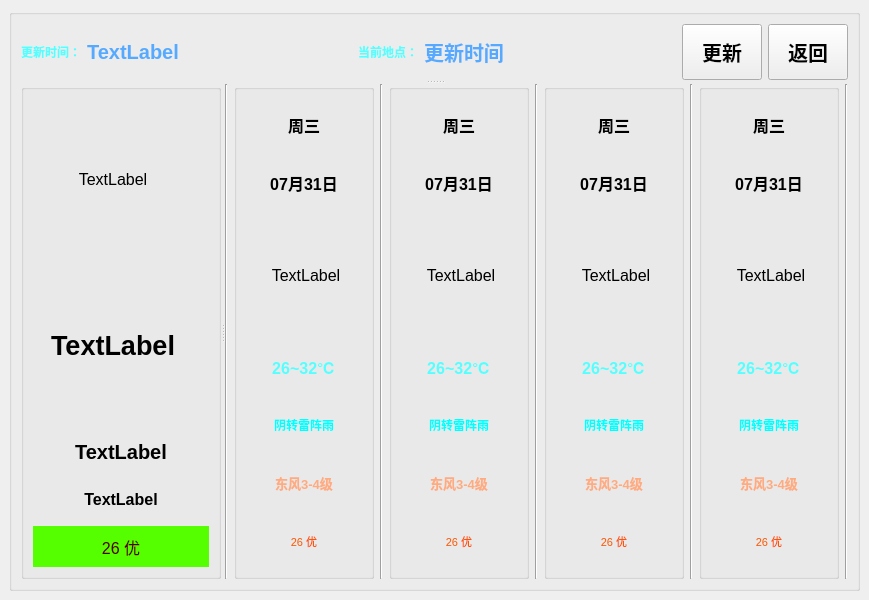
<?xml version="1.0" encoding="UTF-8"?>
<ui version="4.0">
 <class>Weather</class>
 <widget class="QMainWindow" name="Weather">
  <property name="geometry">
   <rect>
    <x>0</x>
    <y>0</y>
    <width>800</width>
    <height>600</height>
   </rect>
  </property>
  <property name="windowTitle">
   <string>MainWindow</string>
  </property>
  <widget class="QWidget" name="centralwidget">
   <layout class="QVBoxLayout" name="verticalLayout_6">
    <item>
     <widget class="QGroupBox" name="groupBox_Total">
      <property name="autoFillBackground">
       <bool>true</bool>
      </property>
      <property name="styleSheet">
       <string notr="true"/>
      </property>
      <property name="title">
       <string/>
      </property>
      <layout class="QVBoxLayout" name="verticalLayout_7">
       <item>
        <widget class="QSplitter" name="splitter_2">
         <property name="orientation">
          <enum>Qt::Vertical</enum>
         </property>
         <widget class="QWidget" name="horizontalLayoutWidget_2">
          <layout class="QHBoxLayout" name="horizontalLayout_2">
           <item>
            <widget class="QLabel" name="label">
             <property name="sizePolicy">
              <sizepolicy hsizetype="Minimum" vsizetype="Preferred">
               <horstretch>0</horstretch>
               <verstretch>0</verstretch>
              </sizepolicy>
             </property>
             <property name="maximumSize">
              <size>
               <width>80</width>
               <height>16777215</height>
              </size>
             </property>
             <property name="font">
              <font>
               <weight>75</weight>
               <bold>true</bold>
              </font>
             </property>
             <property name="styleSheet">
              <string>color: rgb(85, 255, 255);</string>
             </property>
             <property name="text">
              <string>更新时间：</string>
             </property>
            </widget>
           </item>
           <item>
            <widget class="QLabel" name="label_Time">
             <property name="sizePolicy">
              <sizepolicy hsizetype="Preferred" vsizetype="MinimumExpanding">
               <horstretch>0</horstretch>
               <verstretch>0</verstretch>
              </sizepolicy>
             </property>
             <property name="font">
              <font>
               <pointsize>15</pointsize>
               <weight>75</weight>
               <bold>true</bold>
              </font>
             </property>
             <property name="styleSheet">
              <string notr="true">color: rgb(85, 170, 255);</string>
             </property>
             <property name="text">
              <string>TextLabel</string>
             </property>
             <property name="alignment">
              <set>Qt::AlignCenter</set>
             </property>
            </widget>
           </item>
           <item>
            <spacer name="horizontalSpacer">
             <property name="orientation">
              <enum>Qt::Horizontal</enum>
             </property>
             <property name="sizeHint" stdset="0">
              <size>
               <width>40</width>
               <height>20</height>
              </size>
             </property>
            </spacer>
           </item>
           <item>
            <widget class="QLabel" name="label_37">
             <property name="maximumSize">
              <size>
               <width>80</width>
               <height>16777215</height>
              </size>
             </property>
             <property name="font">
              <font>
               <weight>75</weight>
               <bold>true</bold>
              </font>
             </property>
             <property name="styleSheet">
              <string>color: rgb(85, 255, 255);</string>
             </property>
             <property name="text">
              <string>当前地点：</string>
             </property>
            </widget>
           </item>
           <item>
            <widget class="QLabel" name="label_location">
             <property name="font">
              <font>
               <pointsize>15</pointsize>
               <weight>75</weight>
               <bold>true</bold>
              </font>
             </property>
             <property name="styleSheet">
              <string notr="true">color: rgb(85, 170, 255);</string>
             </property>
             <property name="text">
              <string>更新时间</string>
             </property>
             <property name="alignment">
              <set>Qt::AlignCenter</set>
             </property>
            </widget>
           </item>
           <item>
            <spacer name="horizontalSpacer_2">
             <property name="orientation">
              <enum>Qt::Horizontal</enum>
             </property>
             <property name="sizeHint" stdset="0">
              <size>
               <width>40</width>
               <height>20</height>
              </size>
             </property>
            </spacer>
           </item>
           <item>
            <widget class="QPushButton" name="pushButton">
             <property name="sizePolicy">
              <sizepolicy hsizetype="Minimum" vsizetype="Expanding">
               <horstretch>0</horstretch>
               <verstretch>0</verstretch>
              </sizepolicy>
             </property>
             <property name="minimumSize">
              <size>
               <width>50</width>
               <height>50</height>
              </size>
             </property>
             <property name="font">
              <font>
               <pointsize>15</pointsize>
               <weight>75</weight>
               <bold>true</bold>
              </font>
             </property>
             <property name="text">
              <string>更新</string>
             </property>
            </widget>
           </item>
           <item>
            <widget class="QPushButton" name="pushButton_2">
             <property name="sizePolicy">
              <sizepolicy hsizetype="Minimum" vsizetype="Expanding">
               <horstretch>0</horstretch>
               <verstretch>0</verstretch>
              </sizepolicy>
             </property>
             <property name="font">
              <font>
               <pointsize>15</pointsize>
               <weight>75</weight>
               <bold>true</bold>
              </font>
             </property>
             <property name="text">
              <string>返回</string>
             </property>
            </widget>
           </item>
          </layout>
         </widget>
         <widget class="QSplitter" name="splitter">
          <property name="orientation">
           <enum>Qt::Horizontal</enum>
          </property>
          <widget class="QGroupBox" name="groupBox_5">
           <property name="minimumSize">
            <size>
             <width>200</width>
             <height>0</height>
            </size>
           </property>
           <property name="maximumSize">
            <size>
             <width>160</width>
             <height>16777215</height>
            </size>
           </property>
           <property name="title">
            <string/>
           </property>
           <layout class="QVBoxLayout" name="verticalLayout_5">
            <item>
             <widget class="QLabel" name="label_now_img">
              <property name="sizePolicy">
               <sizepolicy hsizetype="Fixed" vsizetype="Fixed">
                <horstretch>0</horstretch>
                <verstretch>0</verstretch>
               </sizepolicy>
              </property>
              <property name="minimumSize">
               <size>
                <width>160</width>
                <height>160</height>
               </size>
              </property>
              <property name="font">
               <font>
                <pointsize>12</pointsize>
               </font>
              </property>
              <property name="layoutDirection">
               <enum>Qt::LeftToRight</enum>
              </property>
              <property name="text">
               <string>TextLabel</string>
              </property>
              <property name="alignment">
               <set>Qt::AlignCenter</set>
              </property>
             </widget>
            </item>
            <item>
             <widget class="QLabel" name="label_now_tmp">
              <property name="sizePolicy">
               <sizepolicy hsizetype="Fixed" vsizetype="Fixed">
                <horstretch>0</horstretch>
                <verstretch>0</verstretch>
               </sizepolicy>
              </property>
              <property name="minimumSize">
               <size>
                <width>160</width>
                <height>160</height>
               </size>
              </property>
              <property name="font">
               <font>
                <pointsize>20</pointsize>
                <weight>75</weight>
                <bold>true</bold>
               </font>
              </property>
              <property name="layoutDirection">
               <enum>Qt::LeftToRight</enum>
              </property>
              <property name="styleSheet">
               <string notr="true">background-image: url(:/img/Weather/images/tmp.png);</string>
              </property>
              <property name="text">
               <string>TextLabel</string>
              </property>
              <property name="alignment">
               <set>Qt::AlignCenter</set>
              </property>
             </widget>
            </item>
            <item>
             <widget class="QLabel" name="label_now_des">
              <property name="font">
               <font>
                <pointsize>15</pointsize>
                <weight>75</weight>
                <bold>true</bold>
               </font>
              </property>
              <property name="styleSheet">
               <string>background-color: argb(170, 255, 255,0);</string>
              </property>
              <property name="text">
               <string>TextLabel</string>
              </property>
              <property name="alignment">
               <set>Qt::AlignCenter</set>
              </property>
             </widget>
            </item>
            <item>
             <widget class="QLabel" name="label_now_win">
              <property name="font">
               <font>
                <pointsize>12</pointsize>
                <weight>75</weight>
                <bold>true</bold>
               </font>
              </property>
              <property name="styleSheet">
               <string>background-color: argb(170, 255, 255,0);</string>
              </property>
              <property name="text">
               <string>TextLabel</string>
              </property>
              <property name="alignment">
               <set>Qt::AlignCenter</set>
              </property>
             </widget>
            </item>
            <item>
             <widget class="QLabel" name="label_now_winSpeed">
              <property name="font">
               <font>
                <pointsize>12</pointsize>
               </font>
              </property>
              <property name="styleSheet">
               <string notr="true">background-color: rgb(85, 255, 0);
color: rgb(85, 0, 0);</string>
              </property>
              <property name="text">
               <string>26 优</string>
              </property>
              <property name="alignment">
               <set>Qt::AlignCenter</set>
              </property>
             </widget>
            </item>
           </layout>
          </widget>
          <widget class="QWidget" name="horizontalLayoutWidget">
           <layout class="QHBoxLayout" name="horizontalLayout">
            <item>
             <widget class="Line" name="line_5">
              <property name="orientation">
               <enum>Qt::Vertical</enum>
              </property>
             </widget>
            </item>
            <item>
             <widget class="QGroupBox" name="groupBox_4">
              <property name="maximumSize">
               <size>
                <width>140</width>
                <height>16777215</height>
               </size>
              </property>
              <property name="layoutDirection">
               <enum>Qt::LeftToRight</enum>
              </property>
              <property name="title">
               <string/>
              </property>
              <property name="alignment">
               <set>Qt::AlignCenter</set>
              </property>
              <layout class="QVBoxLayout" name="verticalLayout_4">
               <item>
                <widget class="QLabel" name="label_day1_week">
                 <property name="font">
                  <font>
                   <pointsize>12</pointsize>
                   <weight>75</weight>
                   <bold>true</bold>
                  </font>
                 </property>
                 <property name="styleSheet">
                  <string notr="true">background-color: argb(85, 255, 127,0);</string>
                 </property>
                 <property name="text">
                  <string>周三</string>
                 </property>
                 <property name="alignment">
                  <set>Qt::AlignCenter</set>
                 </property>
                </widget>
               </item>
               <item>
                <widget class="QLabel" name="label_day1_data">
                 <property name="font">
                  <font>
                   <pointsize>12</pointsize>
                   <weight>75</weight>
                   <bold>true</bold>
                  </font>
                 </property>
                 <property name="styleSheet">
                  <string notr="true">background-color: argb(85, 255, 127,0);</string>
                 </property>
                 <property name="text">
                  <string>07月31日</string>
                 </property>
                 <property name="alignment">
                  <set>Qt::AlignCenter</set>
                 </property>
                </widget>
               </item>
               <item>
                <widget class="QLabel" name="label_day1_img">
                 <property name="sizePolicy">
                  <sizepolicy hsizetype="Fixed" vsizetype="Fixed">
                   <horstretch>0</horstretch>
                   <verstretch>0</verstretch>
                  </sizepolicy>
                 </property>
                 <property name="minimumSize">
                  <size>
                   <width>120</width>
                   <height>120</height>
                  </size>
                 </property>
                 <property name="font">
                  <font>
                   <pointsize>12</pointsize>
                  </font>
                 </property>
                 <property name="layoutDirection">
                  <enum>Qt::LeftToRight</enum>
                 </property>
                 <property name="text">
                  <string>TextLabel</string>
                 </property>
                 <property name="alignment">
                  <set>Qt::AlignCenter</set>
                 </property>
                </widget>
               </item>
               <item>
                <widget class="QLabel" name="label_day1_tmp">
                 <property name="font">
                  <font>
                   <pointsize>12</pointsize>
                   <weight>75</weight>
                   <bold>true</bold>
                  </font>
                 </property>
                 <property name="styleSheet">
                  <string notr="true">color: rgb(85, 255, 255);</string>
                 </property>
                 <property name="text">
                  <string>26~32℃</string>
                 </property>
                 <property name="alignment">
                  <set>Qt::AlignCenter</set>
                 </property>
                </widget>
               </item>
               <item>
                <widget class="QLabel" name="label_day1_des">
                 <property name="font">
                  <font>
                   <pointsize>9</pointsize>
                   <weight>75</weight>
                   <bold>true</bold>
                  </font>
                 </property>
                 <property name="styleSheet">
                  <string notr="true">color: rgb(0, 255, 255);</string>
                 </property>
                 <property name="text">
                  <string>阴转雷阵雨</string>
                 </property>
                 <property name="alignment">
                  <set>Qt::AlignCenter</set>
                 </property>
                </widget>
               </item>
               <item>
                <widget class="QLabel" name="label_day1_win">
                 <property name="font">
                  <font>
                   <pointsize>10</pointsize>
                   <weight>75</weight>
                   <bold>true</bold>
                  </font>
                 </property>
                 <property name="styleSheet">
                  <string notr="true">color: rgb(255, 170, 127);</string>
                 </property>
                 <property name="text">
                  <string>东风3-4级</string>
                 </property>
                 <property name="alignment">
                  <set>Qt::AlignCenter</set>
                 </property>
                </widget>
               </item>
               <item>
                <widget class="QLabel" name="label_day1_winSpeed">
                 <property name="font">
                  <font>
                   <pointsize>8</pointsize>
                  </font>
                 </property>
                 <property name="styleSheet">
                  <string notr="true">background-color: argb(255, 170, 127,150);
color: rgb(255, 85, 0);</string>
                 </property>
                 <property name="text">
                  <string>26 优</string>
                 </property>
                 <property name="alignment">
                  <set>Qt::AlignCenter</set>
                 </property>
                </widget>
               </item>
              </layout>
             </widget>
            </item>
            <item>
             <widget class="Line" name="line">
              <property name="orientation">
               <enum>Qt::Vertical</enum>
              </property>
             </widget>
            </item>
            <item>
             <widget class="QGroupBox" name="groupBox_3">
              <property name="maximumSize">
               <size>
                <width>140</width>
                <height>16777215</height>
               </size>
              </property>
              <property name="layoutDirection">
               <enum>Qt::LeftToRight</enum>
              </property>
              <property name="title">
               <string/>
              </property>
              <property name="alignment">
               <set>Qt::AlignCenter</set>
              </property>
              <layout class="QVBoxLayout" name="verticalLayout_3">
               <item>
                <widget class="QLabel" name="label_day2_week">
                 <property name="font">
                  <font>
                   <pointsize>12</pointsize>
                   <weight>75</weight>
                   <bold>true</bold>
                  </font>
                 </property>
                 <property name="styleSheet">
                  <string notr="true">background-color: argb(85, 255, 127,0);</string>
                 </property>
                 <property name="text">
                  <string>周三</string>
                 </property>
                 <property name="alignment">
                  <set>Qt::AlignCenter</set>
                 </property>
                </widget>
               </item>
               <item>
                <widget class="QLabel" name="label_day2_data">
                 <property name="font">
                  <font>
                   <pointsize>12</pointsize>
                   <weight>75</weight>
                   <bold>true</bold>
                  </font>
                 </property>
                 <property name="styleSheet">
                  <string notr="true">background-color: argb(85, 255, 127,0);</string>
                 </property>
                 <property name="text">
                  <string>07月31日</string>
                 </property>
                 <property name="alignment">
                  <set>Qt::AlignCenter</set>
                 </property>
                </widget>
               </item>
               <item>
                <widget class="QLabel" name="label_day2_img">
                 <property name="sizePolicy">
                  <sizepolicy hsizetype="Fixed" vsizetype="Fixed">
                   <horstretch>0</horstretch>
                   <verstretch>0</verstretch>
                  </sizepolicy>
                 </property>
                 <property name="minimumSize">
                  <size>
                   <width>120</width>
                   <height>120</height>
                  </size>
                 </property>
                 <property name="font">
                  <font>
                   <pointsize>12</pointsize>
                  </font>
                 </property>
                 <property name="layoutDirection">
                  <enum>Qt::LeftToRight</enum>
                 </property>
                 <property name="text">
                  <string>TextLabel</string>
                 </property>
                 <property name="alignment">
                  <set>Qt::AlignCenter</set>
                 </property>
                </widget>
               </item>
               <item>
                <widget class="QLabel" name="label_day2_tmp">
                 <property name="font">
                  <font>
                   <pointsize>12</pointsize>
                   <weight>75</weight>
                   <bold>true</bold>
                  </font>
                 </property>
                 <property name="styleSheet">
                  <string notr="true">color: rgb(85, 255, 255);</string>
                 </property>
                 <property name="text">
                  <string>26~32℃</string>
                 </property>
                 <property name="alignment">
                  <set>Qt::AlignCenter</set>
                 </property>
                </widget>
               </item>
               <item>
                <widget class="QLabel" name="label_day2_des">
                 <property name="font">
                  <font>
                   <pointsize>9</pointsize>
                   <weight>75</weight>
                   <bold>true</bold>
                  </font>
                 </property>
                 <property name="styleSheet">
                  <string notr="true">color: rgb(0, 255, 255);</string>
                 </property>
                 <property name="text">
                  <string>阴转雷阵雨</string>
                 </property>
                 <property name="alignment">
                  <set>Qt::AlignCenter</set>
                 </property>
                </widget>
               </item>
               <item>
                <widget class="QLabel" name="label_day2_win">
                 <property name="font">
                  <font>
                   <pointsize>10</pointsize>
                   <weight>75</weight>
                   <bold>true</bold>
                  </font>
                 </property>
                 <property name="styleSheet">
                  <string notr="true">color: rgb(255, 170, 127);</string>
                 </property>
                 <property name="text">
                  <string>东风3-4级</string>
                 </property>
                 <property name="alignment">
                  <set>Qt::AlignCenter</set>
                 </property>
                </widget>
               </item>
               <item>
                <widget class="QLabel" name="label_day2_winSpeed">
                 <property name="font">
                  <font>
                   <pointsize>8</pointsize>
                  </font>
                 </property>
                 <property name="styleSheet">
                  <string notr="true">background-color: argb(255, 170, 127,150);
color: rgb(255, 85, 0);</string>
                 </property>
                 <property name="text">
                  <string>26 优</string>
                 </property>
                 <property name="alignment">
                  <set>Qt::AlignCenter</set>
                 </property>
                </widget>
               </item>
              </layout>
             </widget>
            </item>
            <item>
             <widget class="Line" name="line_2">
              <property name="orientation">
               <enum>Qt::Vertical</enum>
              </property>
             </widget>
            </item>
            <item>
             <widget class="QGroupBox" name="groupBox_2">
              <property name="maximumSize">
               <size>
                <width>140</width>
                <height>16777215</height>
               </size>
              </property>
              <property name="layoutDirection">
               <enum>Qt::LeftToRight</enum>
              </property>
              <property name="title">
               <string/>
              </property>
              <property name="alignment">
               <set>Qt::AlignCenter</set>
              </property>
              <layout class="QVBoxLayout" name="verticalLayout_2">
               <item>
                <widget class="QLabel" name="label_day3_week">
                 <property name="font">
                  <font>
                   <pointsize>12</pointsize>
                   <weight>75</weight>
                   <bold>true</bold>
                  </font>
                 </property>
                 <property name="styleSheet">
                  <string notr="true">background-color: argb(85, 255, 127,0);</string>
                 </property>
                 <property name="text">
                  <string>周三</string>
                 </property>
                 <property name="alignment">
                  <set>Qt::AlignCenter</set>
                 </property>
                </widget>
               </item>
               <item>
                <widget class="QLabel" name="label_day3_data">
                 <property name="font">
                  <font>
                   <pointsize>12</pointsize>
                   <weight>75</weight>
                   <bold>true</bold>
                  </font>
                 </property>
                 <property name="styleSheet">
                  <string notr="true">background-color: argb(85, 255, 127,0);</string>
                 </property>
                 <property name="text">
                  <string>07月31日</string>
                 </property>
                 <property name="alignment">
                  <set>Qt::AlignCenter</set>
                 </property>
                </widget>
               </item>
               <item>
                <widget class="QLabel" name="label_day3_img">
                 <property name="sizePolicy">
                  <sizepolicy hsizetype="Fixed" vsizetype="Fixed">
                   <horstretch>0</horstretch>
                   <verstretch>0</verstretch>
                  </sizepolicy>
                 </property>
                 <property name="minimumSize">
                  <size>
                   <width>120</width>
                   <height>120</height>
                  </size>
                 </property>
                 <property name="font">
                  <font>
                   <pointsize>12</pointsize>
                  </font>
                 </property>
                 <property name="layoutDirection">
                  <enum>Qt::LeftToRight</enum>
                 </property>
                 <property name="text">
                  <string>TextLabel</string>
                 </property>
                 <property name="alignment">
                  <set>Qt::AlignCenter</set>
                 </property>
                </widget>
               </item>
               <item>
                <widget class="QLabel" name="label_day3_tmp">
                 <property name="font">
                  <font>
                   <pointsize>12</pointsize>
                   <weight>75</weight>
                   <bold>true</bold>
                  </font>
                 </property>
                 <property name="styleSheet">
                  <string notr="true">color: rgb(85, 255, 255);</string>
                 </property>
                 <property name="text">
                  <string>26~32℃</string>
                 </property>
                 <property name="alignment">
                  <set>Qt::AlignCenter</set>
                 </property>
                </widget>
               </item>
               <item>
                <widget class="QLabel" name="label_day3_des">
                 <property name="font">
                  <font>
                   <pointsize>9</pointsize>
                   <weight>75</weight>
                   <bold>true</bold>
                  </font>
                 </property>
                 <property name="styleSheet">
                  <string notr="true">color: rgb(0, 255, 255);</string>
                 </property>
                 <property name="text">
                  <string>阴转雷阵雨</string>
                 </property>
                 <property name="alignment">
                  <set>Qt::AlignCenter</set>
                 </property>
                </widget>
               </item>
               <item>
                <widget class="QLabel" name="label_day3_win">
                 <property name="font">
                  <font>
                   <pointsize>10</pointsize>
                   <weight>75</weight>
                   <bold>true</bold>
                  </font>
                 </property>
                 <property name="styleSheet">
                  <string notr="true">color: rgb(255, 170, 127);</string>
                 </property>
                 <property name="text">
                  <string>东风3-4级</string>
                 </property>
                 <property name="alignment">
                  <set>Qt::AlignCenter</set>
                 </property>
                </widget>
               </item>
               <item>
                <widget class="QLabel" name="label_day3_winSpeed">
                 <property name="font">
                  <font>
                   <pointsize>8</pointsize>
                  </font>
                 </property>
                 <property name="styleSheet">
                  <string notr="true">background-color: argb(255, 170, 127,150);
color: rgb(255, 85, 0);</string>
                 </property>
                 <property name="text">
                  <string>26 优</string>
                 </property>
                 <property name="alignment">
                  <set>Qt::AlignCenter</set>
                 </property>
                </widget>
               </item>
              </layout>
             </widget>
            </item>
            <item>
             <widget class="Line" name="line_3">
              <property name="orientation">
               <enum>Qt::Vertical</enum>
              </property>
             </widget>
            </item>
            <item>
             <widget class="QGroupBox" name="groupBox">
              <property name="maximumSize">
               <size>
                <width>140</width>
                <height>16777215</height>
               </size>
              </property>
              <property name="layoutDirection">
               <enum>Qt::LeftToRight</enum>
              </property>
              <property name="title">
               <string/>
              </property>
              <property name="alignment">
               <set>Qt::AlignCenter</set>
              </property>
              <layout class="QVBoxLayout" name="verticalLayout">
               <item>
                <widget class="QLabel" name="label_day4_week">
                 <property name="font">
                  <font>
                   <pointsize>12</pointsize>
                   <weight>75</weight>
                   <bold>true</bold>
                  </font>
                 </property>
                 <property name="styleSheet">
                  <string notr="true">background-color: argb(85, 255, 127,0);</string>
                 </property>
                 <property name="text">
                  <string>周三</string>
                 </property>
                 <property name="alignment">
                  <set>Qt::AlignCenter</set>
                 </property>
                </widget>
               </item>
               <item>
                <widget class="QLabel" name="label_day4_data">
                 <property name="font">
                  <font>
                   <pointsize>12</pointsize>
                   <weight>75</weight>
                   <bold>true</bold>
                  </font>
                 </property>
                 <property name="styleSheet">
                  <string notr="true">background-color: argb(85, 255, 127,0);</string>
                 </property>
                 <property name="text">
                  <string>07月31日</string>
                 </property>
                 <property name="alignment">
                  <set>Qt::AlignCenter</set>
                 </property>
                </widget>
               </item>
               <item>
                <widget class="QLabel" name="label_day4_img">
                 <property name="sizePolicy">
                  <sizepolicy hsizetype="Fixed" vsizetype="Fixed">
                   <horstretch>0</horstretch>
                   <verstretch>0</verstretch>
                  </sizepolicy>
                 </property>
                 <property name="minimumSize">
                  <size>
                   <width>120</width>
                   <height>120</height>
                  </size>
                 </property>
                 <property name="font">
                  <font>
                   <pointsize>12</pointsize>
                  </font>
                 </property>
                 <property name="layoutDirection">
                  <enum>Qt::LeftToRight</enum>
                 </property>
                 <property name="text">
                  <string>TextLabel</string>
                 </property>
                 <property name="alignment">
                  <set>Qt::AlignCenter</set>
                 </property>
                </widget>
               </item>
               <item>
                <widget class="QLabel" name="label_day4_tmp">
                 <property name="font">
                  <font>
                   <pointsize>12</pointsize>
                   <weight>75</weight>
                   <bold>true</bold>
                  </font>
                 </property>
                 <property name="styleSheet">
                  <string notr="true">color: rgb(85, 255, 255);</string>
                 </property>
                 <property name="text">
                  <string>26~32℃</string>
                 </property>
                 <property name="alignment">
                  <set>Qt::AlignCenter</set>
                 </property>
                </widget>
               </item>
               <item>
                <widget class="QLabel" name="label_day4_des">
                 <property name="font">
                  <font>
                   <pointsize>9</pointsize>
                   <weight>75</weight>
                   <bold>true</bold>
                  </font>
                 </property>
                 <property name="styleSheet">
                  <string notr="true">color: rgb(0, 255, 255);</string>
                 </property>
                 <property name="text">
                  <string>阴转雷阵雨</string>
                 </property>
                 <property name="alignment">
                  <set>Qt::AlignCenter</set>
                 </property>
                </widget>
               </item>
               <item>
                <widget class="QLabel" name="label_day4_win">
                 <property name="font">
                  <font>
                   <pointsize>10</pointsize>
                   <weight>75</weight>
                   <bold>true</bold>
                  </font>
                 </property>
                 <property name="styleSheet">
                  <string notr="true">color: rgb(255, 170, 127);</string>
                 </property>
                 <property name="text">
                  <string>东风3-4级</string>
                 </property>
                 <property name="alignment">
                  <set>Qt::AlignCenter</set>
                 </property>
                </widget>
               </item>
               <item>
                <widget class="QLabel" name="label_day4_winSpeed">
                 <property name="font">
                  <font>
                   <pointsize>8</pointsize>
                  </font>
                 </property>
                 <property name="styleSheet">
                  <string notr="true">background-color: argb(255, 170, 127,150);
color: rgb(255, 85, 0);</string>
                 </property>
                 <property name="text">
                  <string>26 优</string>
                 </property>
                 <property name="alignment">
                  <set>Qt::AlignCenter</set>
                 </property>
                </widget>
               </item>
              </layout>
             </widget>
            </item>
            <item>
             <widget class="Line" name="line_4">
              <property name="orientation">
               <enum>Qt::Vertical</enum>
              </property>
             </widget>
            </item>
           </layout>
          </widget>
         </widget>
        </widget>
       </item>
      </layout>
     </widget>
    </item>
   </layout>
  </widget>
 </widget>
 <resources/>
 <connections/>
</ui>
